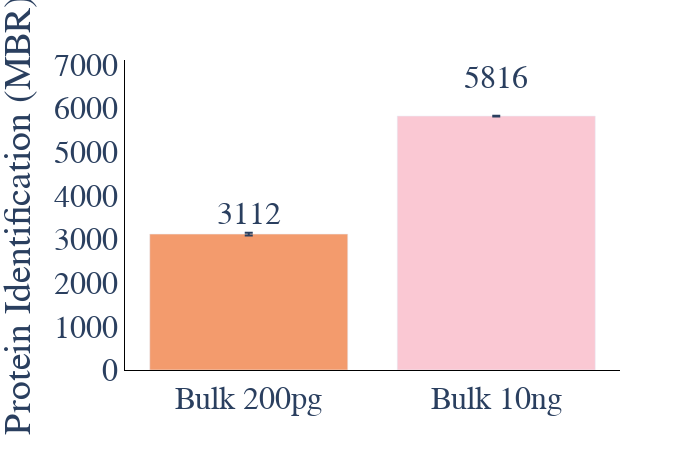

Notebook source saved alongside this figure:
### Code cell
#ID plot(protein and peptides)
plot_options={
            "mean label": "True",
            "error bar": "ci95", #None, stdev, or ci95
            "X Title": "Conditions",
            "Y Title": "Protein Identification (MBR)",
            "color": ["#fac8d3","#F39B6D","#AABD8C", "#E9E3B4","#C6878F","#3E6990", "#7aa8e6",  "pink",
                  "orange", "brown", "pink", "gray", "olive", "cyan", "black","red",
                  "yellow","green","blue","indigo","violet"],
            "width": 700,
            "height": 450,
            "font": dict(size=32, family="Arial black"),
            "ID mode": "total",#grouped, total, MS2, grouped_stacked, stacked
            "Group By X": "Sample Amount", #ID_Mode does MS2 vs MBR
            "Group By Color": "Acquisition Mode",#ID_Mode does MS2 vs MBR
            "Group By Stack": "ID_Mode",#ID_Mode does MS2 vs MBR
        }
plot_options["plot_type"] = "1" # 1 is protein, 2 is peptide

# display(data_obj["peptide_ID_Summary"])
# pd.merge(data_obj["peptide_ID_Summary"],data_obj["run_metadata"]).to_csv("csv/pep.csv")
# display(data_obj["run_metadata"])
# display(data_obj["protein_ID_Summary"])
# pd.merge(data_obj["protein_ID_Summary"],data_obj["run_metadata"]).to_csv("csv/pep.csv")

figure ,_ ,_ =ID_plots(data_obj, plot_options, saved_settings,username="10min")
figure.update_layout(showlegend=False,xaxis_title=None)
figure.write_image("10min_IDs.png", scale=10, width = 1000, height=1000)
figure.show()

### Figure 1 — Plotly figure (JSON) as saved in the notebook; plotly's stock layout.template omitted (floating-point values rounded to 4 significant figures)
{"data": [{"alignmentgroup": "True", "error_y": {"array": [10.25]}, "hovertemplate": "Conditions=%{x}<br>IDs=%{y}<extra></extra>", "legendgroup": "Bulk 10ng", "marker": {"color": "#fac8d3", "pattern": {"shape": ""}}, "name": "Bulk 10ng", "offsetgroup": "Bulk 10ng", "orientation": "v", "showlegend": true, "textposition": "auto", "type": "bar", "x": ["Bulk 10ng"], "xaxis": "x", "y": [5816.0], "yaxis": "y"}, {"alignmentgroup": "True", "error_y": {"array": [29.42]}, "hovertemplate": "Conditions=%{x}<br>IDs=%{y}<extra></extra>", "legendgroup": "Bulk 200pg", "marker": {"color": "#F39B6D", "pattern": {"shape": ""}}, "name": "Bulk 200pg", "offsetgroup": "Bulk 200pg", "orientation": "v", "showlegend": true, "textposition": "auto", "type": "bar", "x": ["Bulk 200pg"], "xaxis": "x", "y": [3113.0], "yaxis": "y"}], "layout": {"annotations": [{"showarrow": false, "text": "5816", "x": "Bulk 10ng", "y": 6689.0}, {"showarrow": false, "text": "3112", "x": "Bulk 200pg", "y": 3580.0}], "barmode": "relative", "font": {"family": "Arial black", "size": 32}, "height": 450, "legend": {"title": {"text": "Conditions"}, "tracegroupgap": 0}, "margin": {"t": 60}, "paper_bgcolor": "rgba(255, 255, 255, 255)", "plot_bgcolor": "rgba(255, 255, 255, 255)", "showlegend": false, "width": 700, "xaxis": {"anchor": "y", "categoryarray": ["Bulk 200pg", "Bulk 10ng"], "categoryorder": "array", "domain": [0, 1], "linecolor": "black", "linewidth": 1, "showline": true, "title": {}}, "yaxis": {"anchor": "x", "domain": [0, 1], "linecolor": "black", "linewidth": 1, "showline": true, "title": {"text": "Protein Identification (MBR)"}}}}
